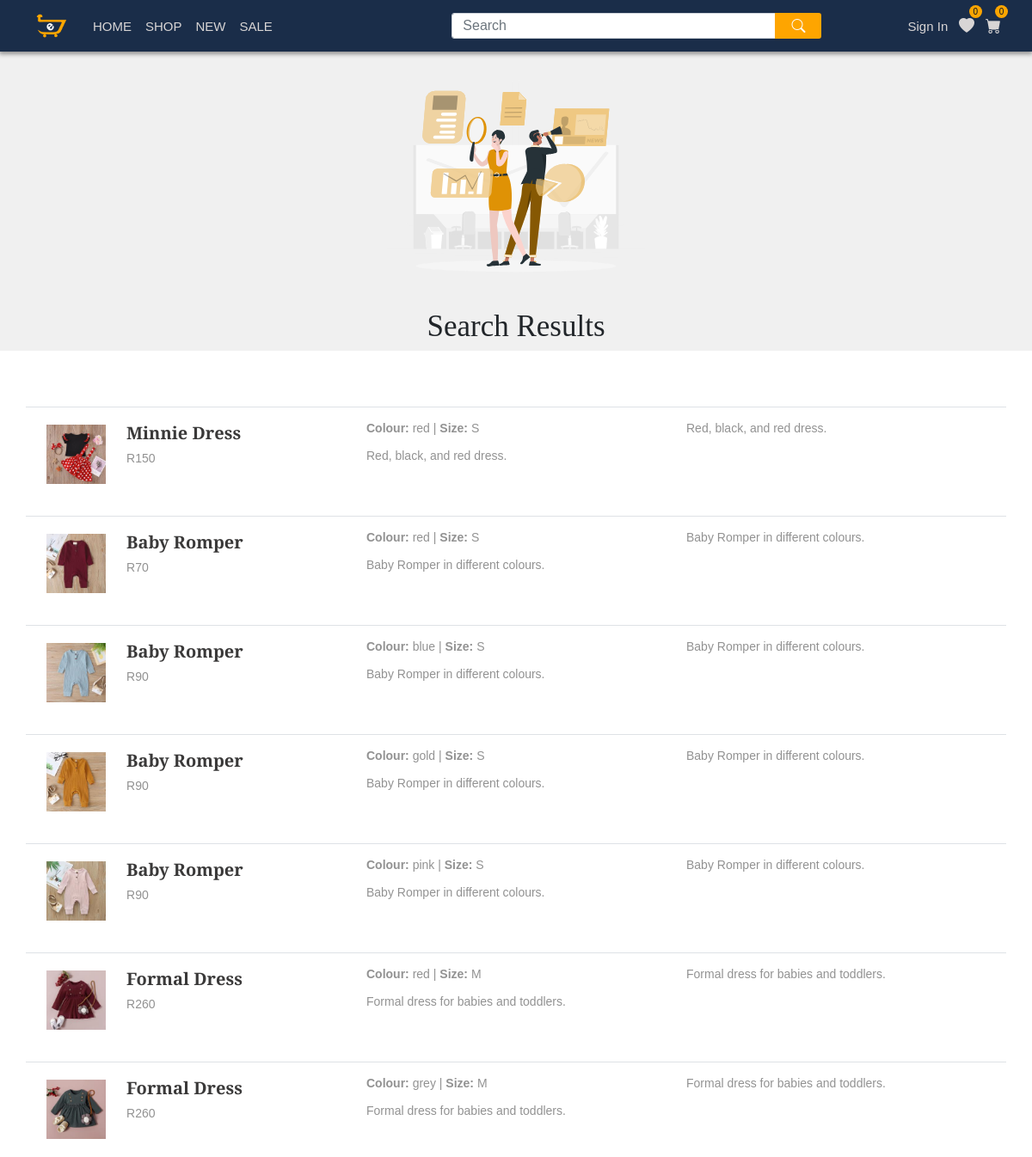
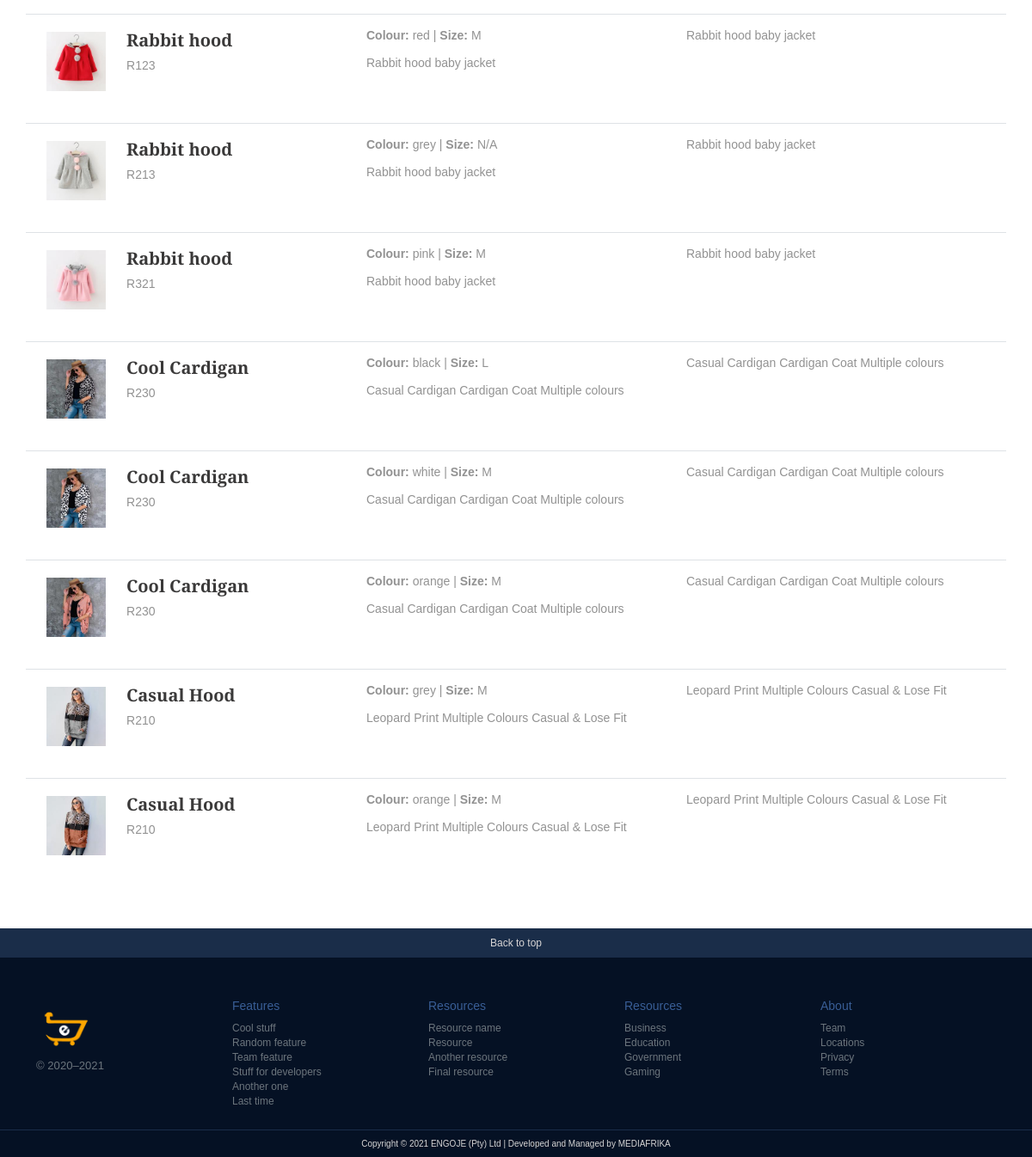
The app's page /search/index.php with its own data (2 pictures, top to bottom).
### tables this page shows
CREATE TABLE `product_entry` (
  `product_entryId` int(11) NOT NULL,
  `productId` int(11) NOT NULL,
  `sizeId` int(11) NOT NULL,
  `colourId` int(11) NOT NULL,
  `categoryId` int(11) NOT NULL,
  `price` int(11) NOT NULL,
  `sku` varchar(36) NOT NULL,
  `amount` int(11) NOT NULL
);

CREATE TABLE `images` (
  `imageId` int(11) NOT NULL,
  `imageName` varchar(85) NOT NULL,
  `imagePath` varchar(225) NOT NULL DEFAULT 'no-image.png',
  `imagePath_tn` varchar(225) NOT NULL DEFAULT 'no-image-tn.png',
  `imagePrimary` int(1) NOT NULL,
  `product_entryId` int(11) NOT NULL
);

CREATE TABLE `products` (
  `productId` int(100) NOT NULL,
  `productName` varchar(13) NOT NULL,
  `productShortDescr` varchar(60) NOT NULL,
  `productDescription` varchar(256) NOT NULL,
  `productCreationDate` timestamp NOT NULL DEFAULT current_timestamp() ON UPDATE current_timestamp(),
  `productTags` varchar(256) DEFAULT NULL
);

CREATE TABLE `colour` (
  `colourId` int(11) NOT NULL,
  `colour` varchar(36) NOT NULL
);

CREATE TABLE `size` (
  `sizeId` int(11) NOT NULL,
  `sizeValue` varchar(36) NOT NULL,
  `sizeName` varchar(25) DEFAULT NULL
);

### model/search-model.php (called while the page is built, shortened)
<?php
function getSearchItems($searchTerm){
 $db = engojeConnect();
    if(is_numeric($searchTerm)){
        intval($searchTerm);
        $sql = 'SELECT* FROM product_entry
                        JOIN products ON products.productId = product_entry.productId
                        JOIN images ON images.product_entryId = product_entry.product_entryId
                        JOIN colour ON colour.colourId = product_entry.colourId
                        JOIN size ON size.sizeId = product_entry.sizeId
                        WHERE (product_entry.product_entryId = :searchTerm OR product_entry.price = :searchTerm) AND images.imagePrimary = 1
                        ';
        $stmt = $db->prepare($sql);
        $stmt->bindValue(':searchTerm',$searchTerm, PDO::PARAM_INT);
        $stmt->execute();
        $searchItems = $stmt->fetchAll();
        $stmt->closeCursor();
        return $searchItems;
    }else{
        $searchTerm = "%".$searchTerm."%";
        $sql = 'SELECT* FROM product_entry
                        JOIN images ON images.product_entryId = product_entry.product_entryId
                        JOIN products ON products.productId = product_entry.productId
                        JOIN colour ON colour.colourId = product_entry.colourId
                        JOIN size ON size.sizeId = product_entry.sizeId
                        WHERE (products.productName LIKE :searchTerm OR products.productShortDescr LIKE :searchTerm OR products.productDescription LIKE :searchTerm) AND images.imagePrimary = 1
                        ';
        $stmt = $db->prepare($sql);
        $stmt->bindValue(':searchTerm',$searchTerm, PDO::PARAM_STR);
        $stmt->execute();
        $searchItems = $stmt->fetchAll();
        return $searchItems;
    }
}

### search/index.php (the view, shortened to what this page needs)
<?php
require_once '../model/search-model.php';
$searchTerm = filter_input(INPUT_POST, 'search',FILTER_SANITIZE_STRING);
if ($searchTerm == NULL){
    $searchTerm = filter_input(INPUT_GET, 'search',FILTER_SANITIZE_STRING);
}
$products = getSearchItems($searchTerm);
$searchDisplay ="";
if(!empty($products)){
    foreach($products as $product){
        $searchDisplay .= "<a href='/engoje/shop?action=product&productId=$product[productId]&product_entryId=$product[product_entryId]&colour=$product[colour]' class='productName-link text-decoration-none mx-5'>
        <div class='container mx-auto py-3 border-top m-0 search-results'>
            <div class='row align-items-start px-0 mx-0'>
                <img class='col-sm-1 img-thumbnail ' width='150' src='$product[imagePath_tn]' alt='...'>
                <div class='col-sm'>
                    <h3 class='productName color-dark'>$product[productName]</h3>
                    <h5 class='price color-dark'>R$product[price]</h5>
                </div>
                <div class='col-sm-4 border-radius-3 box-shadow-large'>
                    <p class='colour color-dark'><strong>Colour: </strong>$product[colour] | <strong>Size: </strong>$product[sizeValue]</p>
                    <p class='descr p-top-3 color-dark'>$product[productShortDescr]</p>
                </div>
                <div class='col-sm-4 border-radius-3 box-shadow-large'>
                    <p class='size p-top-3 color-dark'>$product[productDescription]</p>
                </div>
            </div>
        </div></a>";
    }
    include "../view/search.php";
}else{
    $searchDisplay .= '<p class="notice border-top py-5 mx-5">No items found...</p>';
    include "../view/search.php";
}

### view/search.php (shortened to what this page needs)
<?php
    $pageName ="Search";
    ?><!DOCTYPE html>
    <html lang="en-us">
    <?php require $_SERVER['DOCUMENT_ROOT'] . '/engoje/snippets/head.php'; ?>
    <body>
    <main class="content p-bottom-0">
        <?php
            require $_SERVER['DOCUMENT_ROOT'] . '/engoje/snippets/navigation.php';
        ?>
        <img  class='col rounded mx-auto d-block' height='300' src='/engoje/images/search.svg' alt='Erro 500' />
        <h1 class='title'>Search Results</h1>
        <div class='bg-white py-5 m-bottom-0'>
            <?php
                echo $searchDisplay;
            ?>
        </div>
        <?php
            require $_SERVER['DOCUMENT_ROOT'].'/engoje/snippets/footer2.php';
        ?>
        </main>
    </body>
</html>

### snippets/head.php (shortened to what this page needs)
<head>
<link href="/engoje/css/styles.css" rel="stylesheet">
<link rel="stylesheet" href="https://cdn.jsdelivr.net/npm/bootstrap-icons@1.5.0/font/bootstrap-icons.css">
<link href="https://cdn.jsdelivr.net/npm/bootstrap@5.1.0/dist/css/bootstrap.min.css" rel="stylesheet">
</head>

### snippets/navigation.php (shortened to what this page needs)
<nav class="navbar navbar-expand-lg navbar all-nav" id="#">
  <div class="container-fluid">
    <a class="navbar-brand" href="/engoje/">
        <img src=" /engoje/images/logo.svg" alt="logo image">
    </a>
    <div class="collapse navbar-collapse" id="navbarSupportedContent">
      <ul class="navbar-nav me-auto mb-2 mb-lg-0">
        <li class="nav-item">
          <a class="nav-link <?php if($pageName=="Home"){echo 'active';} ?>" aria-current="page" href="/engoje/">HOME</a>
        </li>
        <li class="nav-item">
          <a class="nav-link <?php if($pageName=="Shop"){echo 'active';} ?>" aria-current="page" href="/engoje/shop">SHOP</a>
        </li>
        <li class="nav-item">
          <a class="nav-link <?php if($pageName=="New"){echo 'active';} ?>" aria-current="page" href="/engoje/new">NEW</a>
        </li>
        <li class="nav-item">
          <a class="nav-link <?php if($pageName=="Sale"){echo 'active';} ?>" aria-current="page" href="/engoje/sale">SALE</a>
        </li>
      </ul>
      <form class="d-flex" action="/engoje/search/">
        <input class="form-control me-2" name="search" type="text" placeholder="Search" aria-label="Search">
        <button class="buttons" type="submit"><i class='bi bi-search'></i></button>
      </form>
    </div>
  </div>
    <div class="icons-container">
        <?php
            if(isset($_SESSION['userData']['userFirstName'])){
                echo "<a class='nav-hamburger-account user' href='/engoje/myaccount?action=account' title='Your Account'><i class='bi bi-person-fill'></i></a>";
                echo "<a class='nav-hamburger-account shopping-wishlist' href='/engoje/wishlist?action=wishlist' title='Wishlist'><div class='wishlist-count' id='wishlist-count'>0</div><i class='bi bi-heart-fill'></i></a>";
                echo "<a class='nav-hamburger-account shopping-cart' href='/engoje/cart?action=cart'><div class='cart-count' id='cart-count'>0</div><i class='bi bi-cart-fill'></i></a>";
            } else{
                echo "<a class='account  signin' href='/engoje/accounts/index.php?action=login' title='Your Account'>Sign In</a>";
                echo "<a class='nav-hamburger-account shopping-wishlist' href='/engoje/wishlist?action=wishlist'><div class='wishlist-count' id='wishlist-count'>0</div><i class='bi bi-heart-fill'></i></a>";
                echo "<a class='nav-hamburger-account shopping-cart' href='/engoje/cart?action=cart'><div class='cart-count'  id='cart-count'>0</div><i class='bi bi-cart-fill'></i></a>";
            }
        ?>
    </div>
</nav>

### snippets/footer2.php (shortened to what this page needs)
<footer class="main-footer main-footer2" >
    <div class="footer-top-block"> <a class='bootom-to-top' href='#nav'>Back to top</a></div>
    <div class='footer-widgets-container container py-5'>
        <div class="row">
            <div class="col-12 col-md">
                <a class="navbar-brand" href="/engoje/">
                    <img width="70" height="70" src=" /engoje/images/logo.svg" alt="logo image">
                </a>
                <small class="d-block mb-3 text-muted">&copy; 2020–2021</small>
                </div>
                <div class="col-6 col-md">
                <h5>Features</h5>
                <ul class="list-unstyled text-small">
                    <li><a class="link-secondary" href="#">Cool stuff</a></li>
                    <li><a class="link-secondary" href="#">Random feature</a></li>
                    <li><a class="link-secondary" href="#">Team feature</a></li>
                    <li><a class="link-secondary" href="#">Stuff for developers</a></li>
                    <li><a class="link-secondary" href="#">Another one</a></li>
                    <li><a class="link-secondary" href="#">Last time</a></li>
                </ul>
                </div>
                <div class="col-6 col-md">
                <h5>Resources</h5>
                <ul class="list-unstyled text-small">
                    <li><a class="link-secondary" href="#">Resource name</a></li>
                    <li><a class="link-secondary" href="#">Resource</a></li>
                    <li><a class="link-secondary" href="#">Another resource</a></li>
                    <li><a class="link-secondary" href="#">Final resource</a></li>
                </ul>
                </div>
                <div class="col-6 col-md">
                <h5>Resources</h5>
                <ul class="list-unstyled text-small">
                    <li><a class="link-secondary" href="#">Business</a></li>
                    <li><a class="link-secondary" href="#">Education</a></li>
                    <li><a class="link-secondary" href="#">Government</a></li>
                    <li><a class="link-secondary" href="#">Gaming</a></li>
                </ul>
                </div>
                <div class="col-6 col-md">
                <h5>About</h5>
                <ul class="list-unstyled text-small">
                    <li><a class="link-secondary" href="#">Team</a></li>
                    <li><a class="link-secondary" href="#">Locations</a></li>
                    <li><a class="link-secondary" href="#">Privacy</a></li>
                    <li><a class="link-secondary" href="#">Terms</a></li>
                </ul>
            </div>
        </div>
    </div>
    <div class="footer-bottom-block">
        <span class="footer-span">Copyright &copy; 2021 ENGOJE (Pty) Ltd | </span>
        <span class="footer-span mySignature">Developed and Managed by <a target="blank" href="https://mediafrika.co.za" title="View Developer">MEDIAFRIKA</a></span>
    </div>
</footer>

### records on screen
product_entry: images.imagePath_tn (picture), productId.productName "Minnie Dress", price "150", colourId.colour "red", sizeId.sizeValue "S", productId.productShortDescr "Red, black, and red dress.", productId.productDescription "Red, black, and red dress."
product_entry: images.imagePath_tn (picture), productId.productName "Baby Romper", price "70", colourId.colour "red", sizeId.sizeValue "S", productId.productShortDescr "Baby Romper in different colours.", productId.productDescription "Baby Romper in different colours."
product_entry: images.imagePath_tn (picture), productId.productName "Baby Romper", price "90", colourId.colour "blue", sizeId.sizeValue "S", productId.productShortDescr "Baby Romper in different colours.", productId.productDescription "Baby Romper in different colours."
product_entry: images.imagePath_tn (picture), productId.productName "Baby Romper", price "90", colourId.colour "gold", sizeId.sizeValue "S", productId.productShortDescr "Baby Romper in different colours.", productId.productDescription "Baby Romper in different colours."
product_entry: images.imagePath_tn (picture), productId.productName "Baby Romper", price "90", colourId.colour "pink", sizeId.sizeValue "S", productId.productShortDescr "Baby Romper in different colours.", productId.productDescription "Baby Romper in different colours."
product_entry: images.imagePath_tn (picture), productId.productName "Formal Dress", price "260", colourId.colour "red", sizeId.sizeValue "M", productId.productShortDescr "Formal dress for babies and toddlers.", productId.productDescription "Formal dress for babies and toddlers."
product_entry: images.imagePath_tn (picture), productId.productName "Formal Dress", price "260", colourId.colour "grey", sizeId.sizeValue "M", productId.productShortDescr "Formal dress for babies and toddlers.", productId.productDescription "Formal dress for babies and toddlers."
product_entry: images.imagePath_tn (picture), productId.productName "Rabbit hood", price "123", colourId.colour "red", sizeId.sizeValue "M", productId.productShortDescr "Rabbit hood baby jacket", productId.productDescription "Rabbit hood baby jacket"
product_entry: images.imagePath_tn (picture), productId.productName "Rabbit hood", price "213", colourId.colour "grey", sizeId.sizeValue "N/A", productId.productShortDescr "Rabbit hood baby jacket", productId.productDescription "Rabbit hood baby jacket"
product_entry: images.imagePath_tn (picture), productId.productName "Rabbit hood", price "321", colourId.colour "pink", sizeId.sizeValue "M", productId.productShortDescr "Rabbit hood baby jacket", productId.productDescription "Rabbit hood baby jacket"
product_entry: images.imagePath_tn (picture), productId.productName "Cool Cardigan", price "230", colourId.colour "black", sizeId.sizeValue "L", productId.productShortDescr "Casual Cardigan Cardigan Coat Multiple colours", productId.productDescription "Casual Cardigan Cardigan Coat Multiple colours"
product_entry: images.imagePath_tn (picture), productId.productName "Cool Cardigan", price "230", colourId.colour "white", sizeId.sizeValue "M", productId.productShortDescr "Casual Cardigan Cardigan Coat Multiple colours", productId.productDescription "Casual Cardigan Cardigan Coat Multiple colours"
product_entry: images.imagePath_tn (picture), productId.productName "Cool Cardigan", price "230", colourId.colour "orange", sizeId.sizeValue "M", productId.productShortDescr "Casual Cardigan Cardigan Coat Multiple colours", productId.productDescription "Casual Cardigan Cardigan Coat Multiple colours"
product_entry: images.imagePath_tn (picture), productId.productName "Casual Hood", price "210", colourId.colour "grey", sizeId.sizeValue "M", productId.productShortDescr "Leopard Print Multiple Colours Casual & Lose Fit", productId.productDescription "Leopard Print Multiple Colours Casual & Lose Fit"
product_entry: images.imagePath_tn (picture), productId.productName "Casual Hood", price "210", colourId.colour "orange", sizeId.sizeValue "M", productId.productShortDescr "Leopard Print Multiple Colours Casual & Lose Fit", productId.productDescription "Leopard Print Multiple Colours Casual & Lose Fit"
